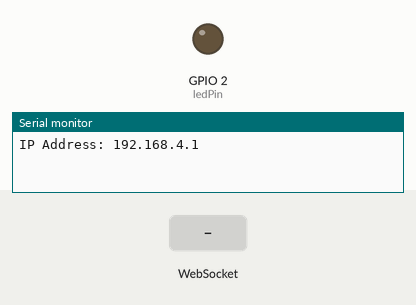
Recording of a sketch running on a simulated ESP32. Shown: output pins drawn as LEDs (lit = HIGH), the last lines printed to the serial monitor. The inputs (shaded band) are chosen by the test bench.

Above: at 1.2 s.
1.3 s: WebSocket text "up" received
At 2.0 s:
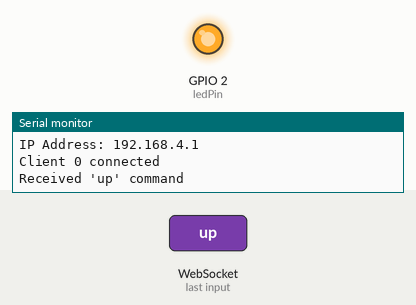
2.8 s: WebSocket text "down" received
At 3.2 s:
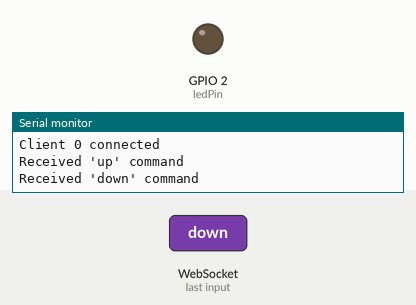
Timing chart, 0 to 5.8 s (numbered marks = the images above; inputs shaded):
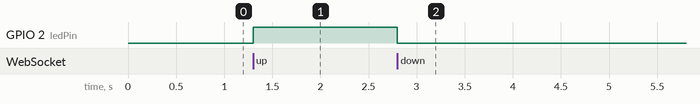

The sketch:

server.ino
```cpp
#include <WiFi.h>
#include <WebSocketsServer.h>

const char* ssid = "ESP32-AP";
const char* password = "";

// Define the LED pin
const int ledPin = 2;

WebSocketsServer webSocket = WebSocketsServer(80);

void setup() {
  Serial.begin(115200);
  Serial.println();

  // Set up WiFi as an access point
  WiFi.softAP(ssid, password);

  Serial.print("IP Address: ");
  Serial.println(WiFi.softAPIP());

  // Set up the LED pin
  pinMode(ledPin, OUTPUT);
  digitalWrite(ledPin, LOW);  // Ensure the LED is off initially

  // WebSocket event handler
  webSocket.begin();
  webSocket.onEvent(webSocketEvent);
}

void loop() {
  webSocket.loop();
}

void webSocketEvent(uint8_t num, WStype_t type, uint8_t *payload, size_t length) {
  String receivedText;  // Declare the variable outside the switch statement

  switch(type) {
    case WStype_DISCONNECTED:
      Serial.printf("Client %u disconnected\n", num);
      break;
    case WStype_CONNECTED:
      Serial.printf("Client %u connected\n", num);
      break;
    case WStype_TEXT:
      receivedText = String((char*)payload);

      // Check for specific commands and process them
      if (receivedText == "up") {
        Serial.println("Received 'up' command");
        digitalWrite(ledPin, HIGH);  // Turn on the LED
      } else if (receivedText == "down") {
        Serial.println("Received 'down' command");
        digitalWrite(ledPin, LOW);  // Turn off the LED
      }
      // Do not send any responses back to the JavaScript client
      break;
    case WStype_BIN:
      Serial.printf("Received Binary Message of %u bytes\n", length);
      // Optionally handle binary messages here
      break;
    case WStype_PONG:
      Serial.printf("Pong received\n");
      break;
    case WStype_ERROR:
      Serial.printf("Error occurred\n");
      break;
  }
}
```

Measured:
- after the input at 1.3 s, GPIO 2 (ledPin): LOW → HIGH at once
- after the input at 2.8 s, GPIO 2 (ledPin): HIGH → LOW at once
